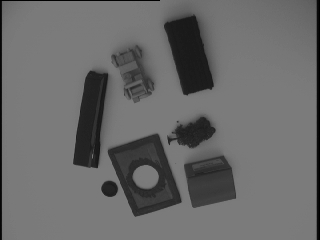
%> input picture reg3.jpg, 320 x 240 px
$ octave --eval "hist('reg3.jpg');"   (GNU Octave 9; MATLAB toolbox functions it lacks are replaced by stand-ins)
%> lines starting %> are read from the running program, lines starting %| are printed output that depends on the picture; in (x1, y1, x2, y2) boxes, pixels count from 0 and x2, y2 are one past the last pixel; in counts of white or black regions, pixels touching at a corner belong together; the program's own positions count from 1
function  hist( filename )
%> called with filename = 'reg3.jpg'
%HIST Summary of this function goes here
%   Detailed explanation goes here
image=imread(filename);
%> image is the input picture: size 240x320 uint8; min 0, max 128, mean 105.9
figure;
imshow(image);
figure
imhist(image);
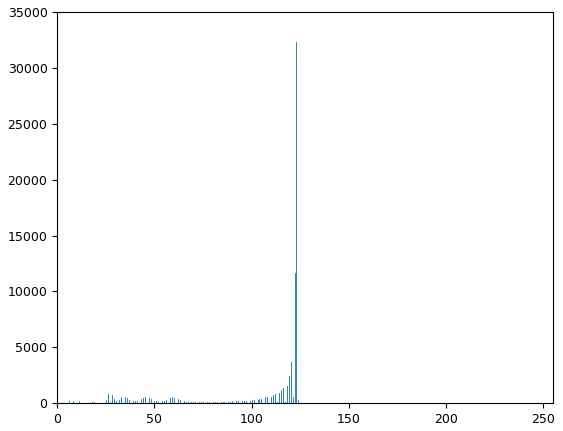
%> figure redrawn from the program's plot data; highest point at x = 123, y = 32334
% [row,col]=size(image);
image=double(image);
%> image: size 240x320 double
% [10 lines of commented-out code are left out]

image=[zeros(size(image,1),1) image zeros(size(image,1),1)];
%> image: size 240x322 double
image=[zeros(size(image,2),1)'; image; zeros(size(image,2),1)'];
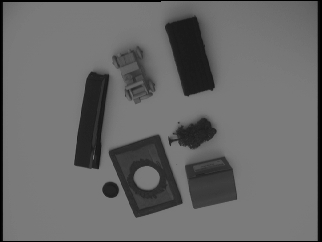
%> image: size 242x322 double; min 0, max 128, mean 104.3

val=image;
figure
imhist(uint8(val));


value = threshold(val);
%> in threshold, `Mean1= mean(P(P<Threshold(i)));`: Mean1 = 49.27
%> in threshold, `Mean2= mean(P(P>=Threshold(i)));`: Mean2 = 121
%> in threshold, `value=Threshold(i);`: value = 85.14
%> the loop in threshold, `while abs(Threshold(i)-Threshold(i-1))>=epsilon` made 3 passes
%> (Mean1, Mean2, value) on passes 1 to 3: (39.98, 119.9, 79.94), (38.33, 119.6, 78.94), (38.31, 119.5, 78.93)
%> after the loop in threshold, `while abs(Threshold(i)-Threshold(i-1))>=epsilon`: Threshold = [104.3 85.14 79.94 78.94 78.93]
%> value = 78.93
val = (val >= value);
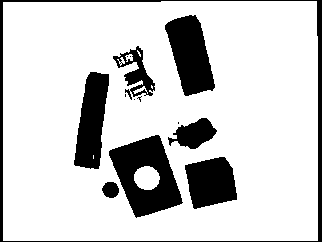
%> val: size 242x322 logical; 81.3% white; 14 black regions (6 under 20 px), largest, box (x1, y1, x2, y2) and area: (109, 135, 183, 218) 3330, (165, 15, 215, 96) 2562, (0, 0, 322, 242) 2517

figure;
imshow(val);

output = part2(val);
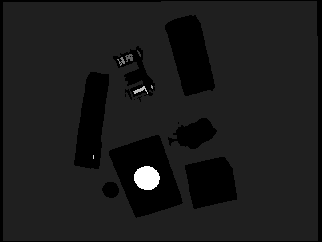
%> output: size 242x322 double; min 0, max 8, mean 0.862; drawn with min black and max white
RGB_label = label2rgb(output, @copper, 'c', 'shuffle');
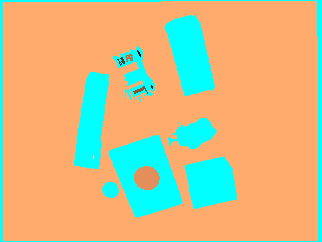
%> RGB_label: size 242x322x3 uint8; mean R, G, B 206.8, 186.4, 136.1
figure;
imshow(RGB_label,'InitialMagnification','fit')

% create image
im = zeros(100,100);
im(40:60, 50:70)=1;
figure;
imshow(im);
%> the run ends on the next line
part3(im);
% [2 lines not run here, left out]
function value = threshold(P)
%% function to calculate the threshold value
% K-means clustering thresholding algorithm is used here
% where we repititively calculate the 'means' of two classes one above and
% one below that the mean. and do this until the means converge.
% http://homepages.inf.ed.ac.uk/rbf/CVonline/LOCAL_COPIES/MORSE/threshold.pdf
% Section: 4.4.3
%%

epsilon=0.1;
P = P(:);
i=1;
Threshold(i)=mean(P);
Mean1= mean(P(P<Threshold(i)));
Mean2= mean(P(P>=Threshold(i)));
i=i+1;
Threshold(i)= (Mean1+Mean2)/2;
value=Threshold(i);
%change the epsilon value to get more/less pixels (noise issue)
while abs(Threshold(i)-Threshold(i-1))>=epsilon
    Mean1= mean(P(P<Threshold(i)));
    Mean2= mean(P(P>=Threshold(i)));
    i=i+1;
    Threshold(i)= (Mean1+Mean2)/2;
    value=Threshold(i);
end
end

$ run again, on reg4.jpg
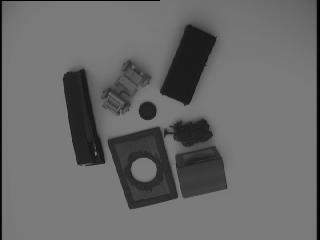
%> input picture reg4.jpg, 320 x 240 px
%> in hist, image is the input picture: size 240x320 uint8; min 0, max 126, mean 105
%> in threshold, `Mean1= mean(P(P<Threshold(i)));`: Mean1 = 48.43
%> in threshold, `Mean2= mean(P(P>=Threshold(i)));`: Mean2 = 120.6
%> in threshold, `value=Threshold(i);`: value = 84.54
%> the loop in threshold, `while abs(Threshold(i)-Threshold(i-1))>=epsilon` made 3 passes
%> (Mean1, Mean2, value) on passes 1 to 3: (39.33, 119.4, 79.37), (37.82, 119.1, 78.46), (37.81, 119.1, 78.45)
%> after the loop in threshold, `while abs(Threshold(i)-Threshold(i-1))>=epsilon`: Threshold = [103.5 84.54 79.37 78.46 78.45]
%> in hist, `value = threshold(val);`: value = 78.45
%> in hist, `val = (val >= value);`:
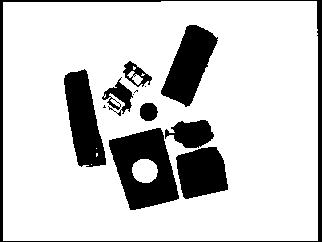
%> val: size 242x322 logical; 80.8% white; 13 black regions (4 under 20 px), largest, box (x1, y1, x2, y2) and area: (109, 128, 179, 210) 3416, (64, 69, 106, 167) 2516, (0, 0, 322, 242) 2513
%> in hist, `RGB_label = label2rgb(output, @copper, 'c', 'shuffle');`:
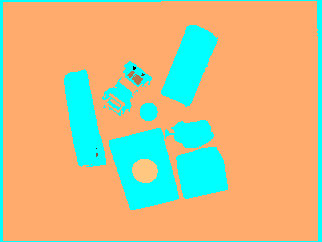
%> RGB_label: size 242x322x3 uint8; mean R, G, B 205.9, 187.2, 137.1
